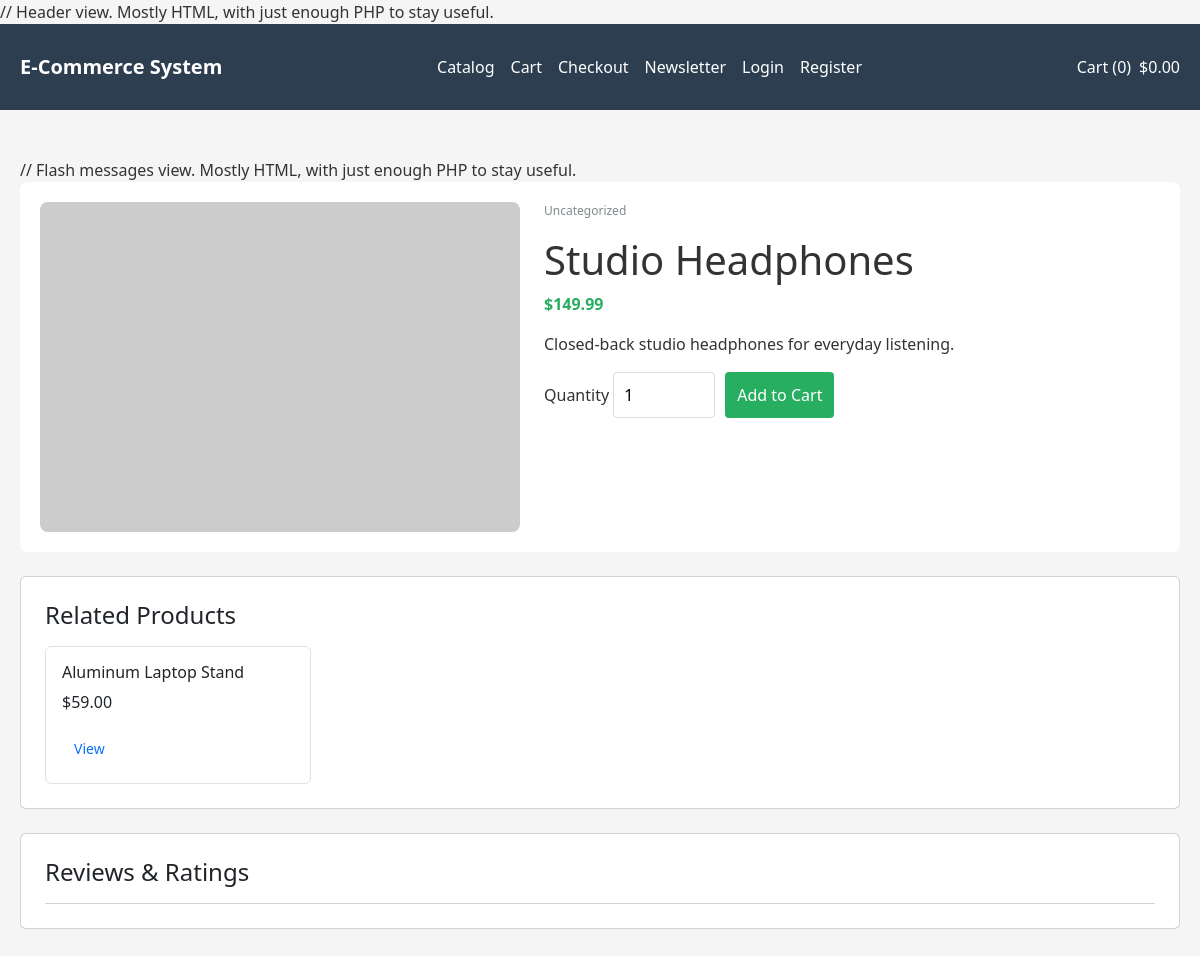
Page /e-commerce_system/public/products/show.php?id=1 on the committed database.
### tables this page shows
CREATE TABLE IF NOT EXISTS products (
    product_id INT UNSIGNED AUTO_INCREMENT PRIMARY KEY,
    category_id INT UNSIGNED NULL,
    subcategory_id INT UNSIGNED NULL,
    sku VARCHAR(80) NOT NULL UNIQUE,
    product_name VARCHAR(190) NOT NULL,
    slug VARCHAR(190) NOT NULL UNIQUE,
    description TEXT NULL,
    price DECIMAL(10, 2) NOT NULL,
    compare_at_price DECIMAL(10, 2) NULL,
    stock_quantity INT NOT NULL DEFAULT 0,
    low_stock_threshold INT NOT NULL DEFAULT 5,
    image_url VARCHAR(255) NULL,
    featured TINYINT(1) NOT NULL DEFAULT 0,
    is_active TINYINT(1) NOT NULL DEFAULT 1,
    created_at TIMESTAMP DEFAULT CURRENT_TIMESTAMP,
    updated_at TIMESTAMP DEFAULT CURRENT_TIMESTAMP ON UPDATE CURRENT_TIMESTAMP,
    CONSTRAINT fk_products_category FOREIGN KEY (category_id) REFERENCES categories(category_id) ON DELETE SET NULL,
    CONSTRAINT fk_products_subcategory FOREIGN KEY (subcategory_id) REFERENCES subcategories(subcategory_id) ON DELETE SET NULL,
    INDEX idx_products_name (product_name),
    INDEX idx_products_sku (sku),
    INDEX idx_products_price (price),
    FULLTEXT INDEX ft_products_search (product_name, description, sku)
);

### e-commerce_system/public/products/show.php (called while the page is built, shortened)
<?php
require dirname(__DIR__, 2) . '/includes/bootstrap.php';
$productId = max(1, (int) ($_GET['id'] ?? 0));
$viewData = $productController->show($productId);
extract($viewData, EXTR_SKIP);
require $rootPath . '/templates/products/show.php';

### e-commerce_system/models/Product.php (called while the page is built, shortened)
<?php
final class Product
{
    public function findById(int $productId): ?array
    {
        $statement = $this->connection->prepare('SELECT p.*, c.category_name, sc.subcategory_name FROM products p LEFT JOIN categories c ON p.category_id = c.category_id LEFT JOIN subcategories sc ON p.subcategory_id = sc.subcategory_id WHERE p.product_id = ? LIMIT 1');
        $statement->bind_param('i', $productId);
        $statement->execute();
        $product = $statement->get_result()->fetch_assoc() ?: null;
        return $product;
    }
    public function related(int $productId, ?int $categoryId, int $limit = 4): array
    {
        $sql = 'SELECT product_id, product_name, slug, price, image_url FROM products WHERE is_active = 1 AND product_id != ?';
        $types = 'i';
        $params = [$productId];
        if ($categoryId !== null) {
            $sql .= ' AND category_id = ?';
            $types .= 'i';
            $params[] = $categoryId;
        }
        $sql .= ' ORDER BY product_id DESC LIMIT ?';
        $types .= 'i';
        $params[] = $limit;
        $statement = $this->connection->prepare($sql);
        $statement->bind_param($types, ...$params);
        $statement->execute();
        $result = $statement->get_result()->fetch_all(MYSQLI_ASSOC);
        return $result;
    }
}

### e-commerce_system/controllers/ProductController.php (called while the page is built, shortened)
<?php
final class ProductController
{
    public function show(int $productId): ?array
    {
        $product = $this->productModel->findById($productId);
        return [
            'product' => $product,
            'reviews' => $this->reviewController->listForProduct($productId),
            'relatedProducts' => $this->productModel->related($productId, isset($product['category_id']) ? (int) $product['category_id'] : null, 4),
            'cartSummary' => $this->cartService->getDetailedCart(),
        ];
    }
}

### e-commerce_system/includes/helpers.php (called while the page is built, shortened)
<?php
function app_config(string $key, mixed $default = null): mixed
{
    return $GLOBALS['app_config'][$key] ?? $default;
}
function base_url(string $path = ''): string
{
    $baseUrl = rtrim((string) app_config('base_url', ''), '/');
    $suffix = ltrim($path, '/');
    return $suffix === '' ? $baseUrl : $baseUrl . '/' . $suffix;
}
function e(?string $value): string
{
    return htmlspecialchars((string) $value, ENT_QUOTES, 'UTF-8');
}
function money(float $amount): string
{
    return (string) app_config('currency_symbol', '$') . number_format($amount, 2);
}

### e-commerce_system/includes/bootstrap.php (called while the page is built, shortened)
<?php
$rootPath = dirname(__DIR__);
require $rootPath . '/includes/helpers.php';
require_once $rootPath . '/models/Product.php';
require_once $rootPath . '/models/Category.php';
require_once $rootPath . '/models/Review.php';
require_once $rootPath . '/models/Wishlist.php';
require_once $rootPath . '/services/CartService.php';
require_once $rootPath . '/services/ReviewService.php';
require_once $rootPath . '/controllers/ProductController.php';
require_once $rootPath . '/controllers/CartController.php';
require_once $rootPath . '/controllers/ReviewController.php';
$productModel = new Product($connection);
$cartModel = new Cart();
$reviewModel = new Review($connection);
$cartService = new CartService($productModel, $cartModel);
$searchService = new SearchService();
$reviewService = new ReviewService($reviewModel);
$searchController = new SearchController($searchService);
$reviewController = new ReviewController($reviewService);
$productController = new ProductController($productModel, $cartService, $searchController, $reviewController);

### e-commerce_system/models/Review.php (called while the page is built, shortened)
<?php
final class Review
{
    public function approvedForProduct(int $productId): array
    {
        $statement = $this->connection->prepare('SELECT r.*, u.first_name, u.last_name FROM reviews r JOIN users u ON r.user_id = u.user_id WHERE r.product_id = ? AND r.status = "approved" ORDER BY r.created_at DESC');
        $statement->bind_param('i', $productId);
        $statement->execute();
        $rows = $statement->get_result()->fetch_all(MYSQLI_ASSOC);
        return $rows;
    }
}

### e-commerce_system/services/ReviewService.php (called while the page is built, shortened)
<?php
final class ReviewService
{
    public function listForProduct(int $productId): array
    {
        return $this->reviewModel->approvedForProduct($productId);
    }
}

### e-commerce_system/controllers/ReviewController.php (called while the page is built, shortened)
<?php
final class ReviewController
{
	public function listForProduct(int $productId): array
	{
		return $this->reviewService->listForProduct($productId);
	}
}

### e-commerce_system/templates/products/show.php (the view, shortened to what this page needs)
<?php
require $rootPath . '/templates/partials/header.php';
?>
<article class="product-detail">
    <img src="<?= e($product['image_url'] ?? 'https://via.placeholder.com/480x360?text=Product'); ?>" alt="<?= e($product['product_name']); ?>" class="product-detail-image">
    <div>
        <p class="product-category"><?= e($product['category_name'] ?? 'Uncategorized'); ?></p>
        <h1><?= e($product['product_name']); ?></h1>
        <p class="product-price"><?= e(money((float) $product['price'])); ?></p>
        <p><?= e($product['description'] ?? 'No description available.'); ?></p>
        <form method="POST" action="<?= e(base_url('cart/add.php')); ?>" class="product-detail-form">
            <label>
                Quantity
                <input type="number" name="quantity" min="1" max="<?= max(1, (int) $product['stock_quantity']); ?>" value="1">
            </label>
            <button class="btn btn-cart" type="submit" <?= (int) $product['stock_quantity'] > 0 ? '' : 'disabled'; ?>>Add to Cart</button>
        </form>
    </div>
</article>
<section class="card p-4 mt-4">
    <h2 class="h4 mb-3">Related Products</h2>
    <div class="row g-3">
        <?php foreach ($relatedProducts as $related): ?>
            <div class="col-md-3">
                <article class="border rounded p-3 h-100">
                    <h3 class="h6"><?= e($related['product_name']); ?></h3>
                    <p><?= e(money((float) $related['price'])); ?></p>
                    <a class="btn btn-sm btn-outline-primary" href="<?= e(base_url('products/show.php?id=' . (int) $related['product_id'])); ?>">View</a>
                </article>
            </div>
        <?php endforeach; ?>
    </div>
</section>
<section class="card p-4 mt-4">
    <h2 class="h4 mb-3">Reviews & Ratings</h2>
    <ul class="list-group">
    </ul>
</section>
<?php require $rootPath . '/templates/partials/footer.php'; ?>

### e-commerce_system/assets/css/store.css (style rules this page uses)
* { box-sizing: border-box; }
body { margin: 0; font-family: 'Segoe UI', Tahoma, Geneva, Verdana, sans-serif; background: #f5f5f5; color: #333; }
.search-bar, .featured-section, .no-products, .cart-page, .product-detail { background: #fff; padding: 20px; border-radius: 8px; }
.search-bar form, .product-detail-form, .cart-inline-form { display: flex; gap: 10px; flex-wrap: wrap; }
.search-bar input, .product-detail-form input, .cart-inline-form input { padding: 10px; border: 1px solid #ddd; border-radius: 4px; }
.featured-card img, .product-image, .product-detail-image { width: 100%; object-fit: cover; background: #f0f0f0; }
.product-detail-image { max-width: 480px; border-radius: 8px; }
.product-category { font-size: 12px; color: #7f8c8d; }
.product-price, .price { color: #27ae60; font-weight: 700; }
.btn { display: inline-block; padding: 8px 12px; border: none; border-radius: 4px; cursor: pointer; text-decoration: none; text-align: center; }
.btn-cart { background: #27ae60; color: #fff; }
.product-detail { display: grid; grid-template-columns: minmax(280px, 480px) 1fr; gap: 24px; }

### rows in the picture
products: product_name "Studio Headphones", price "$149.99", description "Closed-back studio headphones for everyday listening."
products: product_name "Aluminum Laptop Stand", price "$59.00"

### other values in the picture
$cartSummary['item_count'] "0"
money((float) ($cartSummary['subtotal'] ?? 0.0)) "$0.00"
$product['category_name'] "Uncategorized"
